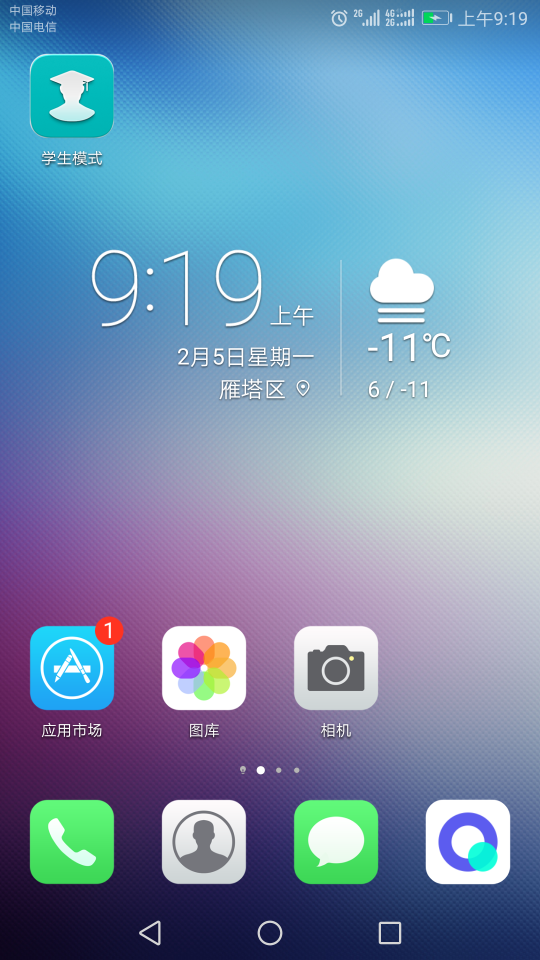
#> input picture practice/ai/pic/simular/1.png, 1080 x 1920 px (shown at 1/2 size)
$ python cosin_sample.py   (older library calls are emulated)
#> lines starting #> are read from the running program, lines starting #| are printed output that depends on the picture; long printed decimals are rounded
# -*- coding: utf-8 -*-
# !/usr/bin/env python
# @Time    : 2018/11/17 14:52
# @Author  : xhh
# @Desc    : 余弦相似度计算
# @File    : difference_image_consin.py
# @Software: PyCharm
from PIL import Image
from numpy import average, dot, linalg


# 对图片进行统一化处理
def get_thum(image, size=(64, 64), greyscale=False):
    # 利用image对图像大小重新设置, Image.ANTIALIAS为高质量的
    image = image.resize(size, Image.ANTIALIAS)
    if greyscale:
        # 将图片转换为L模式，其为灰度图，其每个像素用8个bit表示
        image = image.convert('L')
    return image


# 计算图片的余弦距离
def image_similarity_vectors_via_numpy(image1, image2):
    image1 = get_thum(image1)
    image2 = get_thum(image2)
    images = [image1, image2]
    vectors = []
    norms = []
    for image in images:
        vector = []
        for pixel_tuple in image.getdata():
            vector.append(average(pixel_tuple))
        vectors.append(vector)
        # linalg=linear（线性）+algebra（代数），norm则表示范数
        # 求图片的范数？？
        norms.append(linalg.norm(vector, 2))
    a, b = vectors
    a_norm, b_norm = norms
    # dot返回的是点积，对二维数组（矩阵）进行计算
    res = dot(a / a_norm, b / b_norm)
    return res


image1 = Image.open('1.png')
#> image1 is the input picture: PIL image 1080x1920 RGB; mean R, G, B 117.6, 145.5, 176.9
image2 = Image.open('2.png')
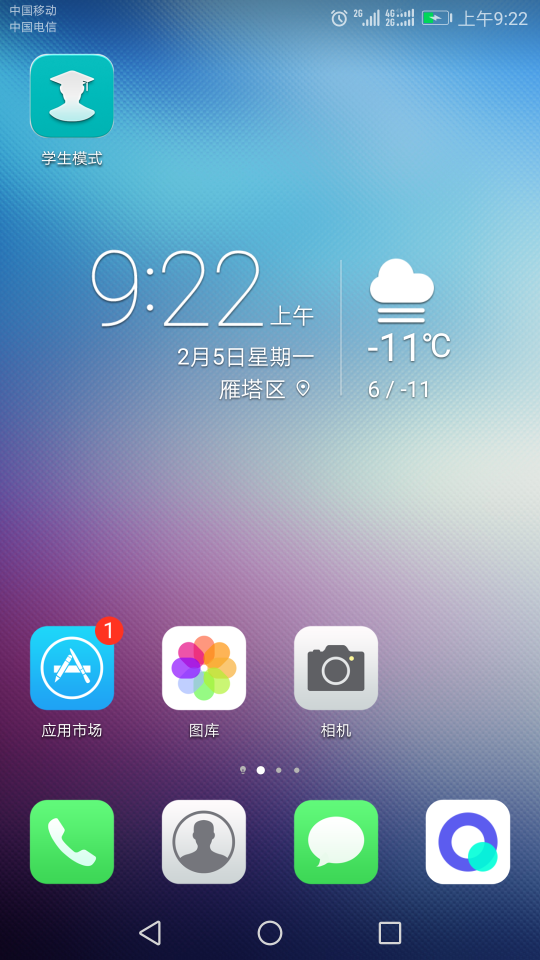
#> input picture practice/ai/pic/simular/2.png, 1080 x 1920 px (shown at 1/2 size)
#> image2 is the input picture: PIL image 1080x1920 RGB; mean R, G, B 117.7, 145.5, 176.9
cosin = image_similarity_vectors_via_numpy(image1, image2)
#> in get_thum, `image = image.resize(size, Image.ANTIALIAS)`:
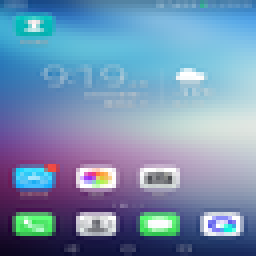
#> image: PIL image 64x64 RGB (shown 4 times larger); mean R, G, B 117.5, 145.4, 176.8
#> the loop in image_similarity_vectors_via_numpy, `for image in images:` made 2 passes
#> after the loop in image_similarity_vectors_via_numpy, `for image in images:`: norms = [9891.5, 9892.4]; vectors = 2 items
#> in image_similarity_vectors_via_numpy, `a, b = vectors`: a = 4096 values, max 255 at index 1197, min 16.33 at index 4032, mean 146.6; b has the same summary as a
#> in image_similarity_vectors_via_numpy, `a_norm, b_norm = norms`: a_norm = 9891.5; b_norm = 9892.4
#> in image_similarity_vectors_via_numpy, `res = dot(a / a_norm, b / b_norm)`: res = 1
#> cosin = 1
print('图片余弦相似度', cosin)
#| 图片余弦相似度 0.9999
